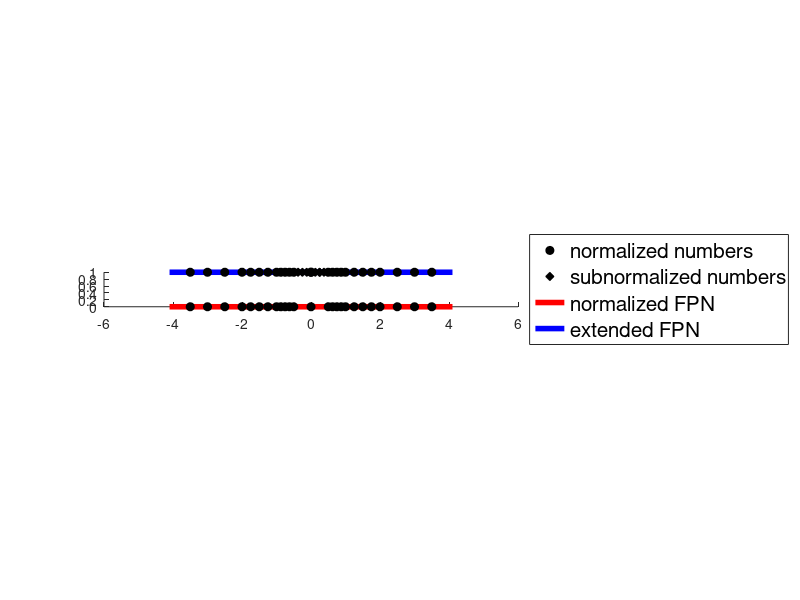

MATLAB code to generate this figure: (Note: this script raises an error after producing the figure.)
hold on
norm = [0 0.5 -0.5 0.75 -0.75 0.625 -0.625 0.875 -0.875 1 -1 1.5 -1.5 1.25 -1.25 1.75 -1.75 2 -2 3 -3 2.5 -2.5 3.5 -3.5];
subnorm = [0.25 -0.25 0.125 -0.125 0.375 -0.375];
extended = [norm, subnorm];

lnorm = plot(0,1,'ko','MarkerSize',6,'MarkerFaceColor','k');
lsub = plot(0.25,1,'kd','MarkerSize',6,'MarkerFaceColor','k');
norm_axis = plot([-4.1 4.1],[0 0],'-r','LineWidth',4);
extend_axis = plot([-4.1 4.1],[1 1],'-b','LineWidth',4);

plot(norm,0,'ko','MarkerSize',6,'MarkerFaceColor','k');
plot(norm,1,'ko','MarkerSize',6,'MarkerFaceColor','k');
plot(subnorm,1,'kd','MarkerSize',6,'MarkerFaceColor','k');

legend('normalized numbers', 'subnormalized numbers', 'normalized FPN', 'extended FPN')
legend('FontSize',15,'Location','EastOutside')
% plot(1,0,'bo','MarkerSize',5,'MarkerFaceColor','b')

%legend(lnorm, 'normalized numbers', lsub, 'subnormalized numbers');
daspect([1 1 1])

height = -0.5;
fs = 20;
text(-4,height,'-4','Horiz','center','Vert','bottom','Fontsize',fs)
text(-3,height,'-3','Horiz','center','Vert','bottom','Fontsize',fs)
text(-2,height,'-2','Horiz','center','Vert','bottom','Fontsize',fs)
text(-1,height,'-1','Horiz','center','Vert','bottom','Fontsize',fs)
text(0,height,'0','Horiz','center','Vert','bottom','Fontsize',fs)
text(1,height,'1','Horiz','center','Vert','bottom','Fontsize',fs)
text(2,height,'2','Horiz','center','Vert','bottom','Fontsize',fs)
text(3,height,'3','Horiz','center','Vert','bottom','Fontsize',fs)
text(4,height,'4','Horiz','center','Vert','bottom','Fontsize',fs)

axis off

scrsz=get(0,'ScreenSize');
set(gcf,'Position',scrsz);
saveas(gcf, './images/B.png')